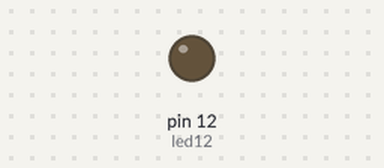
Simulated run of this sketch. Board: Arduino Uno, built with avr-gcc and run on an emulated ATmega328P. Parts: output pins drawn as LEDs (lit = HIGH).

Above: at 0.2 s.
At 7.0 s:
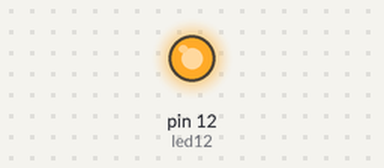
Timing chart, 0 to 13.7 s (numbered marks = the images above):
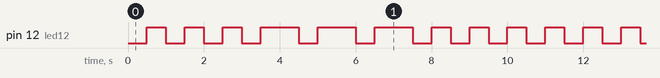

Measured:
- by itself, pin 12 (led12): repeats every 10.5 s: 2 × (LOW 0.50 s, HIGH 0.50 s), 3 × (LOW 0.50 s, HIGH 1.0 s), 4 × (LOW 0.50 s, HIGH 0.50 s)
- by itself, everything shown: repeats every 10.5 s, in 18 steps

The sketch:

day-2.ino
```cpp
const int led12 = 12; // light is 12

void setup()
{
    pinMode(led12, OUTPUT);
    digitalWrite(led12, LOW);
}

void dot()
{
    digitalWrite(led12, LOW);
    delay(500);
    digitalWrite(led12, HIGH);
    delay(500);
}

void dash()
{
    digitalWrite(led12, LOW);
    delay(500);
    digitalWrite(led12, HIGH);
    delay(1000);
}

void loop()
{
    dot();
    dot();
    dot();

    dash();
    dash();
    dash();

    dot();
    dot();
    dot();
}
```
